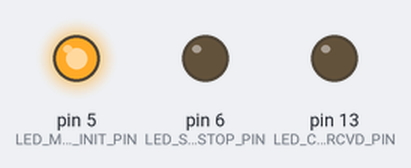
This sketch was run on a simulated Arduino Uno, built with avr-gcc and run on an emulated ATmega328P. Parts: output pins drawn as LEDs (lit = HIGH).

Above: at 0.05 s.
At 0.85 s:
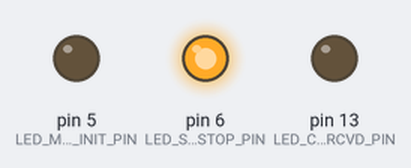
At 1.65 s:
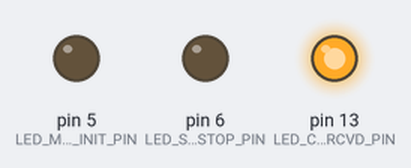
At 3.95 s:
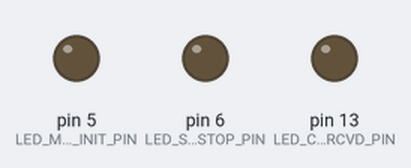
Timing chart, 0 to 4.2 s (numbered marks = the images above):
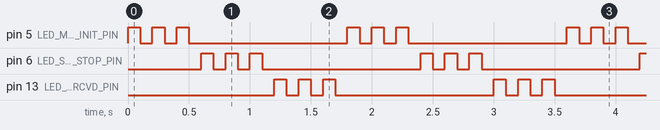

Measured:
- by itself, pin 5 (LED_MOTOR_INIT_PIN), pin 6 (LED_SAFETY_STOP_PIN), pin 13 (LED_CMD_RCVD_PIN): repeats every 1.8 s: 2 × (LOW 0.10 s, HIGH 0.10 s), LOW 1.3 s, HIGH 0.10 s

The sketch:

FrontPanelTest.ino
```cpp
/*
 * Blinks the LEDS used by the Proteus III Traxxas controller.
 * This is used to test the front panel display.
 *
 * @author Chien-Liang Fok
 */
enum PIN_ASSIGNMENTS {
  LED_MOTOR_INIT_PIN = 5, // high when the motor controller is initialized
  LED_SAFETY_STOP_PIN = 6,
  LED_CMD_RCVD_PIN = 13, // toggled when ackermann command received
};

int leds[] = {LED_MOTOR_INIT_PIN, LED_SAFETY_STOP_PIN, LED_CMD_RCVD_PIN};
int numLeds = sizeof(leds) / sizeof(int);

void setup() {
  for (int i=0; i < numLeds; i++) {
    pinMode(leds[i], OUTPUT);
  }
}

void loop() {
  for (int i=0; i < numLeds; i++) {
    for (int j=0; j < 6; j++) {
      if (j % 2 == 0)
        digitalWrite(leds[i], HIGH);
      else
        digitalWrite(leds[i], LOW);
      delay(100);
    }
  }
}
```
